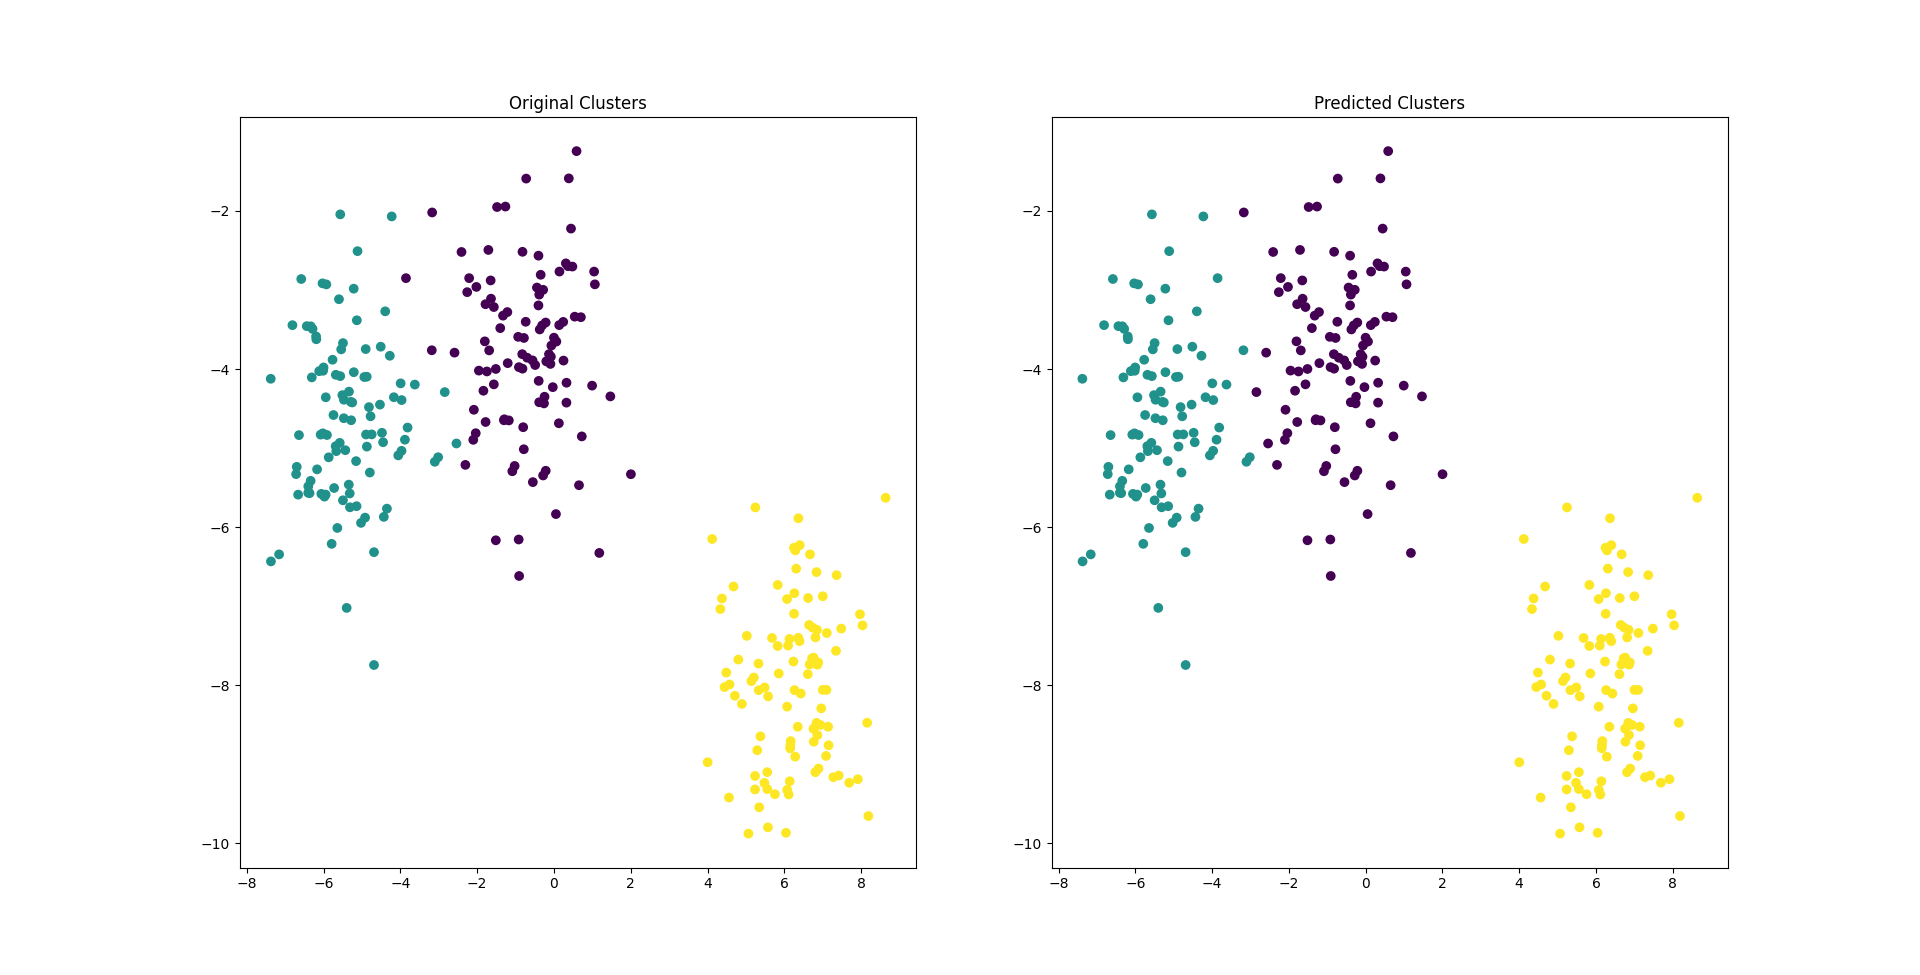

Write Python code to recreate this figure.
import pathlib as pl
import os
import pandas as pd
from sklearn.datasets import make_blobs
from sklearn.cluster import KMeans
import matplotlib.pyplot as plt

__RANDOM_STATE__ = 35
COLORS = ['red', 'green', 'blue']

script_dir = pl.Path(__file__).parent.absolute()
os.chdir(script_dir)


X, y_true = make_blobs(n_samples=300, centers=3, random_state=__RANDOM_STATE__)

plt.subplot(1, 2, 1)
plt.scatter(X[:, 0], X[:, 1], c=y_true, marker='o')
plt.title("Original Clusters")

three_means = KMeans(n_init='auto', n_clusters=3, random_state=__RANDOM_STATE__)

y_pred = three_means.fit_predict(X)

y_pred[y_pred == 1] = 4
y_pred[y_pred == 0] = 3
y_pred[y_pred == 2] = 0
y_pred[y_pred == 3] = 1
y_pred[y_pred == 4] = 2

plt.subplot(1, 2, 2)
plt.scatter(X[:, 0], X[:, 1], c=y_pred, marker='o')
plt.title("Predicted Clusters")
# for x, y, true, pred in zip(X[:, 0], X[:, 1], y_true, y_pred):
#     if true == pred:
#         plt.scatter(x, y, c=COLORS[pred], marker='o')
#     else:
#         plt.scatter(x, y, c='red', marker='x')

correct = (y_true == y_pred).sum()
incorrect = (y_true != y_pred).sum()
accuracy =  correct / len(y_true)
print(f"Correct: {correct} | Incorrect: {incorrect} | Accuracy: {accuracy}")
plt.show()
